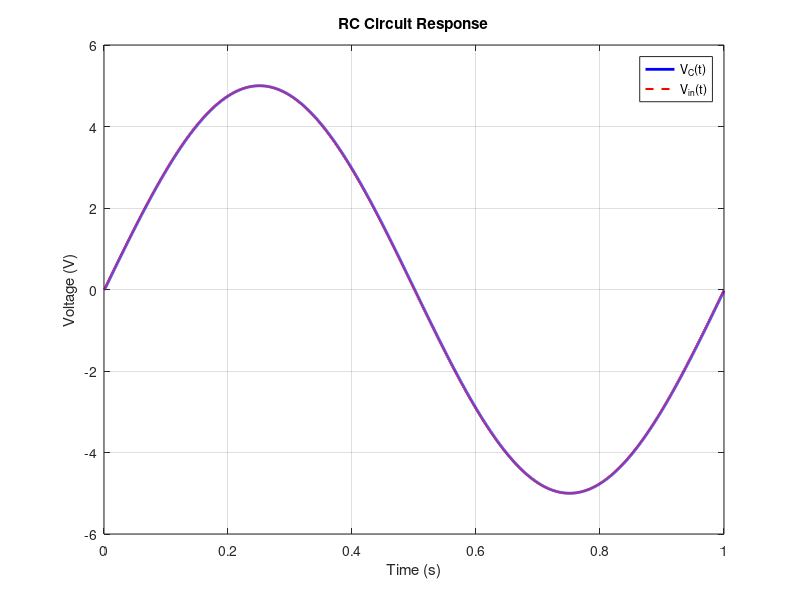

This figure's MATLAB source:
% RC Circuit parameters
R = 1000;        % ohms
C = 1e-6;        % farads
t = 0:0.0001:1; % time vector (0 to 0.05 s)
dt = 0.0001;     % time step

% Input voltage Vin(t) = 5*sin(2*pi*t)
Vin = 5 * sin(2*pi*t);

% Initialize Vc
Vc = zeros(size(t));

% Loop to compute Vc using Euler method
for i = 1:length(t)-1
    dVc = (Vin(i) - Vc(i)) / (R*C);
    Vc(i+1) = Vc(i) + dVc*dt;
end

% Plot results
plot(t, Vc, 'b', 'LineWidth', 2);
hold on;
plot(t, Vin, 'r--', 'LineWidth', 1.5);
xlabel('Time (s)');
ylabel('Voltage (V)');
legend('V_C(t)', 'V_{in}(t)');
title('RC Circuit Response');
grid on;
